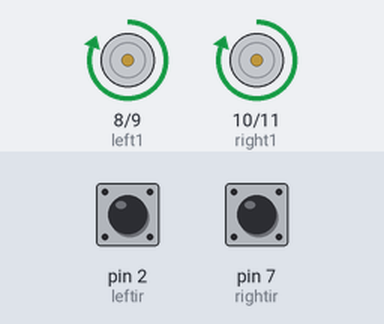
A sketch run on a simulated Arduino Uno, built with avr-gcc and run on an emulated ATmega328P. On the bench: motor-driver pin pairs drawn as motors (green arrow = first pin HIGH = forward, orange = second pin HIGH = backward, longer = more drive). Inputs (shaded band) come from the test bench; at power-on: pin 2 (leftir) HIGH, pin 7 (rightir) HIGH.

Above: at 1.2 s.
1.3 s: pin 2 (leftir) pulled LOW for 0.15 s
At 2.6 s:
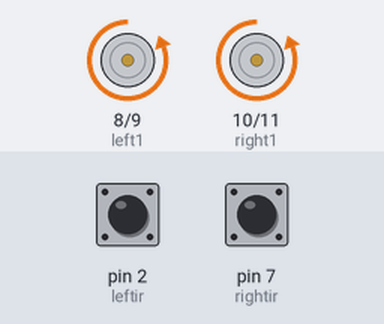
4.4 s: pin 7 (rightir) pulled LOW for 3.2 s
At 7.0 s:
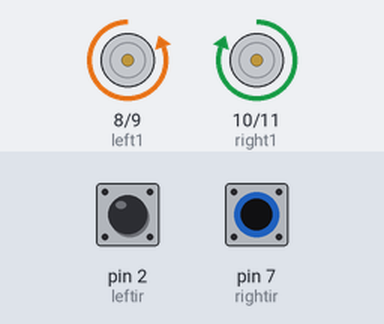
10.6 s: pin 7 (rightir) pulled LOW for 0.15 s
At 11.0 s:
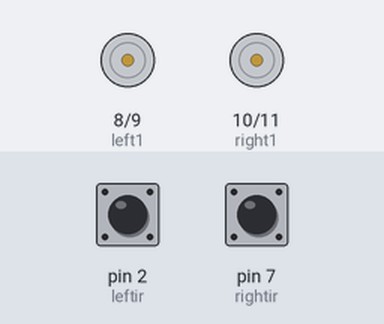
13.7 s: pin 7 (rightir) pulled LOW for 1 s
At 16.4 s:
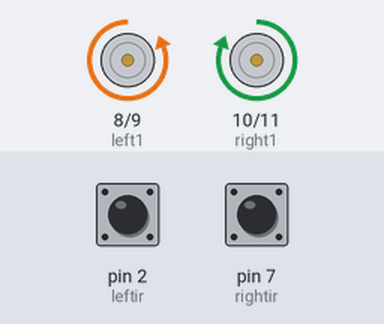
Timing chart, 0 to 18.2 s (numbered marks = the images above; inputs shaded):
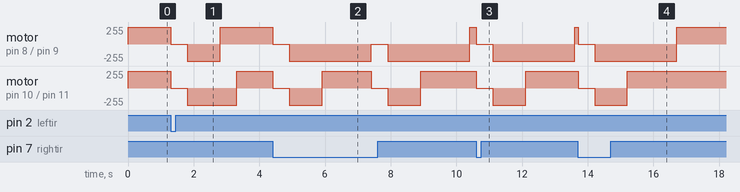

The sketch:

EDGE_AVOIDING.ino
```cpp
int left1 = 8;          //Left Motor pin initialization//
int left2 = 9;
int right1 = 10;        //Right Motor pin initialization//
int right2 = 11;

int leftir = 2;         //left ir sensor pin initialisation//
int rightir = 7;       //right ir sensor pin initialisation//

void setup()
{

   pinMode(left1, OUTPUT);        //Left Motor pin declaration//
   pinMode(left2, OUTPUT);
   pinMode(right1, OUTPUT);       //Right Motor pin declaration//
   pinMode(right2, OUTPUT);

   pinMode(leftir, INPUT);        //left ir sensor pin declaration//
   pinMode(rightir, INPUT);       //Right ir sensor pin declaration//

}

void forward()
{

  digitalWrite(left1,HIGH);
  digitalWrite(left2,LOW);          // forward move function //
  digitalWrite(right1,HIGH);
  digitalWrite(right2,LOW);
}
void backward()
{

  digitalWrite(left1,LOW);
  digitalWrite(left2,HIGH);          // backward move function //
  digitalWrite(right1,LOW);
  digitalWrite(right2,HIGH);
}
void right()
{
  digitalWrite(left1,HIGH);
  digitalWrite(left2,LOW);          //  right turn function //
  digitalWrite(right1,LOW);
  digitalWrite(right2,HIGH);
}

void left()
{
  digitalWrite(left1,LOW);
  digitalWrite(left2,HIGH);          // left turn function //
  digitalWrite(right1,HIGH);
  digitalWrite(right2,LOW);
}
void stopall()
{

  digitalWrite(left1,LOW);
  digitalWrite(left2,LOW);         //stop//
  digitalWrite(right1,LOW);
  digitalWrite(right2,LOW);
}

void loop()
{

    int IR_L = digitalRead(leftir);
    int IR_R = digitalRead(rightir);

            if (IR_L == LOW ) //** when left sensor senses it will take right turn **//
            {
              stopall();
              delay(500);

              backward();
              delay(1000);

              right();
              delay(500);
            }
            else if (IR_R == LOW ) //** when right sensor senses it will take left turn **//
            {
              stopall();
              delay(500);

              backward();
              delay(1000);

              left();
              delay (1500);
            }
            else
            {
              forward();
              delay(10);
             }
}
```

Measured:
- after the input at 1.3 s, motor on pin 8 (left1) / pin 9 (left2): forward 255/255 → stopped at once, → backward 255/255 0.50 s later, → forward 255/255 1.0 s later; motor on pin 10 (right1) / pin 11 (right2): forward 255/255 → stopped at once, → backward 255/255 0.50 s later, → forward 255/255 1.5 s later
- after the input at 10.6 s, motor on pin 8 (left1) / pin 9 (left2): forward 255/255 → stopped at once, → backward 255/255 0.50 s later, → forward 255/255 2.5 s later; motor on pin 10 (right1) / pin 11 (right2): forward 255/255 → stopped at once, → backward 255/255 0.50 s later, → forward 255/255 1.0 s later
- after the input at 13.7 s, motor on pin 8 (left1) / pin 9 (left2): forward 255/255 → stopped at once, → backward 255/255 0.50 s later, → forward 255/255 2.5 s later; motor on pin 10 (right1) / pin 11 (right2): forward 255/255 → stopped at once, → backward 255/255 0.50 s later, → forward 255/255 1.0 s later
